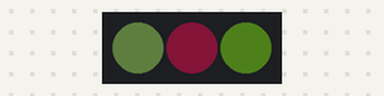
This sketch was run on a simulated Arduino Nano, built with avr-gcc and run on an emulated ATmega328P. Shown: 3 RGB LEDs in strip order, left to right. Dim RGB values are drawn brighter than linear; random numbers use the default seed unless the sketch sets one.

Above: at 0.05 s.
At 5.03 s:
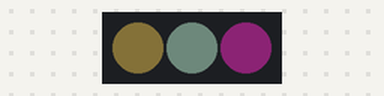
At 10.01 s:
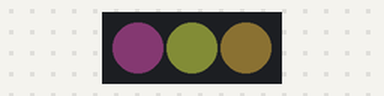
At 19.97 s:
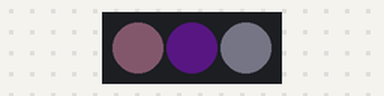
At 30.04 s:
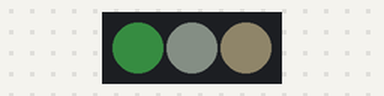
At 39.88 s:
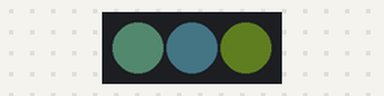
Timing chart, 0 to 40.0 s (numbered marks = the images above):
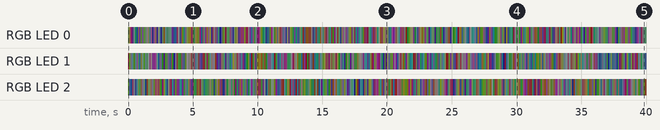

Measured:
- by itself, RGB LED 1: off → RGB(7, 1, 3) at 0.00 s, → RGB(9, 12, 4) 0.11 s later, → RGB(5, 5, 6) 0.11 s later, → RGB(4, 7, 7) 0.11 s later, … (362 changes in this stretch)
- by itself, RGB LED 2: off → RGB(3, 5, 1) at 0.00 s, → RGB(7, 9, 13) 0.11 s later, → RGB(2, 8, 15) 0.11 s later, → RGB(7, 3, 5) 0.11 s later, … (362 changes in this stretch)

The sketch:

test.ino
```cpp
#include "FastLED.h"

// How many leds in your strip?
#define NUM_LEDS 3

// For led chips like Neopixels, which have a data line, ground, and power, you just
// need to define DATA_PIN.  For led chipsets that are SPI based (four wires - data, clock,
// ground, and power), like the LPD8806 define both DATA_PIN and CLOCK_PIN
#define DATA_PIN 3

// Define the array of leds
CRGB leds[NUM_LEDS];

void setup() {
    FastLED.addLeds<WS2811, DATA_PIN, RGB>(leds, NUM_LEDS);
}

void loop() {
  // Turn the LED on, then pause
    leds[0].r = random8(40,255);
    leds[0].g = random8(40,255);
    leds[0].b = random8(40,255);
    leds[1].r = random8(40,255);
    leds[1].g = random8(40,255);
    leds[1].b = random8(40,255);
    leds[2].r = random8(40,255);
    leds[2].g = random8(40,255);
    leds[2].b = random8(40,255);
    LEDS.setBrightness(random8(5,20));
  FastLED.show();
  delay(100);
  // Now turn the LED off, then pause
  leds[0] = CRGB::Black;
  FastLED.show();
    delay(10);
}
```
